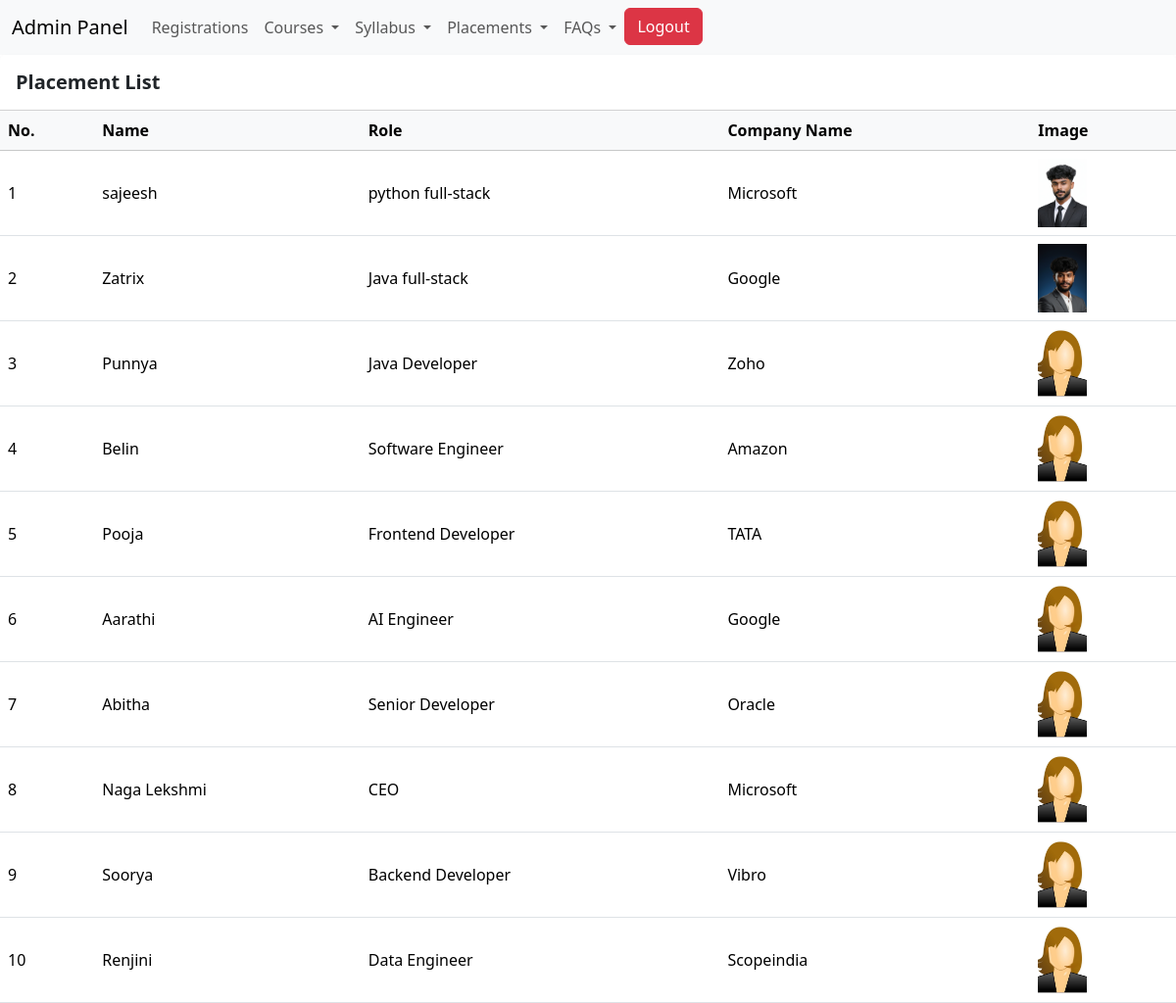
Page /Placement/listplacement/ (signed in) on the committed database.
### Placement/models.py (models this page shows, shortened)
class Placements(models.Model):
    name = models.CharField(max_length=30)
    role = models.CharField(max_length=50)
    company_name = models.CharField(max_length=100)
    image = models.ImageField(upload_to='placements/')

### Placement/views.py (the view)
# urls.py: path('listplacement/',views.listplacement,name='listplacement'),
@login_required
def listplacement(request):
   placements = Placements.objects.all()
   return render(request,'admin/listplacement.html',{'placements':placements})

### templates/admin/listplacement.html
{% extends 'adminLayout.html' %}
{% load static %}
{% block content %}
<body >
    <div class="card border-0 shadow-sm">
        <div class="card-header bg-white py-3">
            <h5 class="fw-semibold mb-0">
                Placement List
            </h5>
        </div>
        <div class="card-body p-0">
            <div class="table-responsive">
                <table class="table table-hover align-middle mb-0">
                    <thead class="table-light">
                        <tr>
                            <th>No.</th>
                            <th>Name</th>
                            <th>Role</th>
                            <th>Company Name</th>
                            <th>Image</th>
                        </tr>
                    </thead>
                    <tbody>
                        {% if placements %}
                        {% for p in placements %}
                        <tr>
                            <td>{{ p.id }}</td>
                            <td>{{ p.name }}</td>
                            <td>{{ p.role }}</td>
                            <td>{{ p.company_name }}</td>
                            <td><img src="{{ p.image.url }}" alt="{{ p.name }}" style="width: 50px; height: 70px; object-fit: cover;"></td>
                        </tr>
                        {% endfor %}
                        {% else %}
                        <tr>
                            <td>No placements</td>
                        </tr>
                        {% endif %}
                    </tbody>
                </table>
            </div>
        </div>
    </div>
</body>
{% endblock %}

### rows in the picture
Placements: id "1", name "sajeesh", role "python full-stack", company_name "Microsoft", image (picture)
Placements: id "2", name "Zatrix", role "Java full-stack", company_name "Google", image (picture)
Placements: id "3", name "Punnya", role "Java Developer", company_name "Zoho", image (picture)
Placements: id "4", name "Belin", role "Software Engineer", company_name "Amazon", image (picture)
Placements: id "5", name "Pooja", role "Frontend Developer", company_name "TATA", image (picture)
Placements: id "6", name "Aarathi", role "AI Engineer", company_name "Google", image (picture)
Placements: id "7", name "Abitha", role "Senior Developer", company_name "Oracle", image (picture)
Placements: id "8", name "Naga Lekshmi", role "CEO", company_name "Microsoft", image (picture)
Placements: id "9", name "Soorya", role "Backend Developer", company_name "Vibro", image (picture)
Placements: id "10", name "Renjini", role "Data Engineer", company_name "Scopeindia", image (picture)
